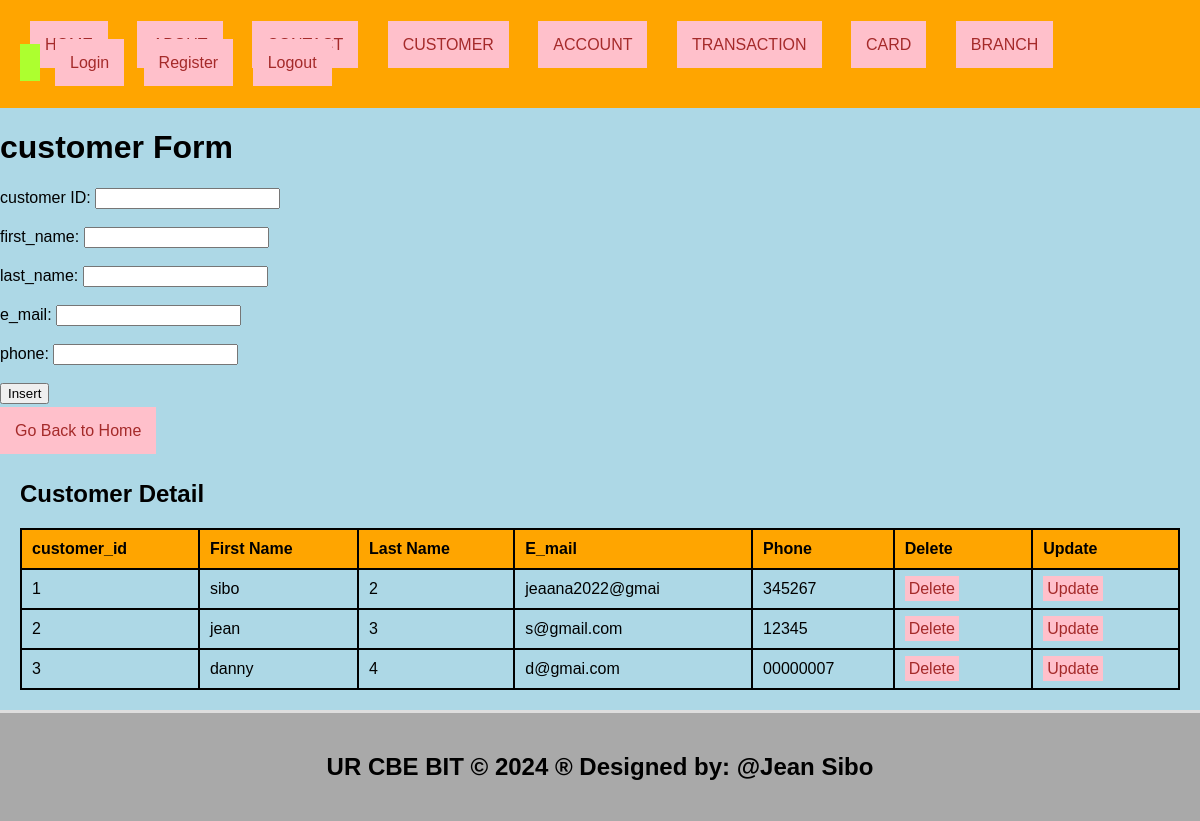
Screenshot of /customer_detail.php with the database file from the repository.
### tables this page shows
CREATE TABLE `customer_detail` (
  `customer_id` int(10) NOT NULL,
  `first_name` varchar(10) NOT NULL,
  `last_name` varchar(10) NOT NULL,
  `e_mail` varchar(15) NOT NULL,
  `phone` varchar(13) NOT NULL
);

### customer_detail.php (the view, shortened to what this page needs)
 <!DOCTYPE html>
<html lang="en">
<head>
  <link rel="stylesheet" type="text/css" href="style.css">
</head>
<body style="background-color: lightblue;">
  <header>
    <ul style="list-style-type: none; padding: 0;">
    <li style="display: inline; margin-right: 10px;"><a href="./home.html">HOME</a></li>
    <li style="display: inline; margin-right: 10px;"><a href="./about.html">ABOUT</a></li>
    <li style="display: inline; margin-right: 10px;"><a href="./contact.html">CONTACT</a></li>
    <li style="display: inline; margin-right: 10px;"><a href="./customer_detail.php">CUSTOMER</a></li>
    <li style="display: inline; margin-right: 10px;"><a href="./account_detail.php">ACCOUNT</a></li>
    <li style="display: inline; margin-right: 10px;"><a href="./transaction_detail.php">TRANSACTION</a></li>
    <li style="display: inline; margin-right: 10px;"><a href="./card_detail.php"> CARD</a></li>
    <li style="display: inline; margin-right: 10px;"><a href="./branch_detail.php">BRANCH</a></li>
    <li class="dropdown" style="display: inline; margin-right: 10px;">
      <a href="#" style="padding: 10px; color: white; background-color: greenyellow;
        <div class="dropdown-contents>
          <a href="login.php">Login</a>
          <a href="register.php">Register</a>
          <a href="logout.php">Logout</a>
      </li>
    </ul>
  </header>
<body style="background-color: yellowgreen;">
    <h1>customer Form</h1>
    <form method="post" onsubmit="return confirmInsert();">
        <label for="customer_id">customer ID:</label>
        <input type="number" id="customer_id" name="customer_id" required><br><br>
        <label for="first_name">first_name:</label>
        <input type="text" id="first_name" name="first_name" required><br><br>
        <label for="last_name">last_name:</label>
        <input type="number" id="last_name" name="last_name" required><br><br>
        <label for="e_mail">e_mail:</label>
        <input type="text" id="e_mail" name="e_mail" required><br><br>
         <label for="phone">phone:</label>
        <input type="text" id="phone" name="phone" required><br><br>
        <input type="submit" name="add" value="Insert"><br><br>
        <a href="./home.html">Go Back to Home</a>
    </form>
    <?php
    include('database_connection.php');
    ?>
    <section>
        <h2>Customer Detail</h2>
        <table>
            <tr>
                <th>customer_id</th>
                <th>First Name</th>
                <th>Last Name</th>
                <th>E_mail</th>
                <th>Phone</th>
                <th>Delete</th>
                <th>Update</th>
            </tr>
            <?php
            $sql = "SELECT * FROM customer_detail";
            $result = $connection->query($sql);
            if ($result->num_rows > 0) {
                while ($row = $result->fetch_assoc()) {
                    echo "<tr>
                            <td>{$row['customer_id']}</td>
                            <td>{$row['first_name']}</td>
                            <td>{$row['last_name']}</td>
                            <td>{$row['e_mail']}</td>
                            <td>{$row['phone']}</td>
                            <td><a style='padding:4px' href='delete_customer_detail.php?customer_id={$row['customer_id']}'>Delete</a></td>
                            <td><a style='padding:4px' href='update_customer_detail.php?customer_id={$row['customer_id']}'>Update</a></td>
                          </tr>";
                }
            } else {
                echo "<tr><td colspan='7'>No data found</td></tr>";
            }
            ?>
        </table>
    </section>
    <footer>
        <h2>UR CBE BIT &copy; 2024 &reg; Designed by: @Jean  Sibo</h2>
    </footer>
</body>
</html>

### style.css (style rules this page uses)
body { font-family: Arial, sans-serif; margin: 0; padding: 0; }
.dropdown { position: relative; display: inline; margin-right: 10px; }
body { font-family: Arial,sans-serif; margin:0; padding:0; }
header { background-color:orange; padding: 20px; }
footer { text-align: center; padding: 15px; background-color:orange; }
.dropdown { position: right; display:right; direction:rtl; }
section { padding:28px; border-bottom: 1px solid #ddd; }

### customer_detail.php (style rules this page uses)
a { padding: 15px; color: white; background-color: pink; text-decoration: none; margin-right: 15px; }
a:link { color: brown; }
table { width: 100%; border-collapse: collapse; }
th, td { border: 2px solid black; padding: 10px; text-align: left; }
th { background-color: orange; }
section { padding: 20px; border-bottom: 3px solid #ddd; }
footer { text-align: center; padding: 20px; background-color: darkgray; }

### rows the page displays
customer_detail: customer_id "1", first_name "sibo", last_name "2", e_mail "jeaana2022@gmai", phone "345267"
customer_detail: customer_id "2", first_name "jean", last_name "3", e_mail "s@gmail.com", phone "12345"
customer_detail: customer_id "3", first_name "danny", last_name "4", e_mail "d@gmai.com", phone "00000007"
